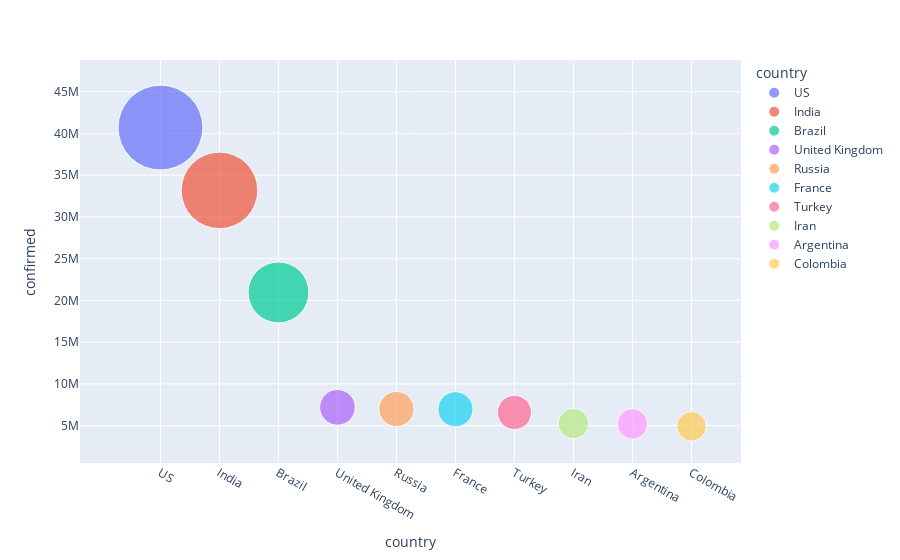

The notebook cell this image was saved under:
### Code cell
fig = px.scatter(sorted_country_df.head(10), x= 'country',y='confirmed',size= 'confirmed',color='country', hover_name='country',size_max=60)
fig.update_layout()
fig.show()

### Figure 1 — Plotly figure (JSON) as saved in the notebook; plotly's stock layout.template omitted (floating-point values rounded to 4 significant figures)
{"data": [{"hovertemplate": "<b>%{hovertext}</b><br><br>country=%{x}<br>confirmed=%{marker.size}<extra></extra>", "hovertext": ["US"], "legendgroup": "US", "marker": {"color": "#636efa", "size": [40696406], "sizemode": "area", "sizeref": 11300.0, "symbol": "circle"}, "mode": "markers", "name": "US", "orientation": "v", "showlegend": true, "type": "scatter", "x": ["US"], "xaxis": "x", "y": [40696406], "yaxis": "y"}, {"hovertemplate": "<b>%{hovertext}</b><br><br>country=%{x}<br>confirmed=%{marker.size}<extra></extra>", "hovertext": ["India"], "legendgroup": "India", "marker": {"color": "#EF553B", "size": [33174954], "sizemode": "area", "sizeref": 11300.0, "symbol": "circle"}, "mode": "markers", "name": "India", "orientation": "v", "showlegend": true, "type": "scatter", "x": ["India"], "xaxis": "x", "y": [33174954], "yaxis": "y"}, {"hovertemplate": "<b>%{hovertext}</b><br><br>country=%{x}<br>confirmed=%{marker.size}<extra></extra>", "hovertext": ["Brazil"], "legendgroup": "Brazil", "marker": {"color": "#00cc96", "size": [20958899], "sizemode": "area", "sizeref": 11300.0, "symbol": "circle"}, "mode": "markers", "name": "Brazil", "orientation": "v", "showlegend": true, "type": "scatter", "x": ["Brazil"], "xaxis": "x", "y": [20958899], "yaxis": "y"}, {"hovertemplate": "<b>%{hovertext}</b><br><br>country=%{x}<br>confirmed=%{marker.size}<extra></extra>", "hovertext": ["United Kingdom"], "legendgroup": "United Kingdom", "marker": {"color": "#ab63fa", "size": [7201962], "sizemode": "area", "sizeref": 11300.0, "symbol": "circle"}, "mode": "markers", "name": "United Kingdom", "orientation": "v", "showlegend": true, "type": "scatter", "x": ["United Kingdom"], "xaxis": "x", "y": [7201962], "yaxis": "y"}, {"hovertemplate": "<b>%{hovertext}</b><br><br>country=%{x}<br>confirmed=%{marker.size}<extra></extra>", "hovertext": ["Russia"], "legendgroup": "Russia", "marker": {"color": "#FFA15A", "size": [7000636], "sizemode": "area", "sizeref": 11300.0, "symbol": "circle"}, "mode": "markers", "name": "Russia", "orientation": "v", "showlegend": true, "type": "scatter", "x": ["Russia"], "xaxis": "x", "y": [7000636], "yaxis": "y"}, {"hovertemplate": "<b>%{hovertext}</b><br><br>country=%{x}<br>confirmed=%{marker.size}<extra></extra>", "hovertext": ["France"], "legendgroup": "France", "marker": {"color": "#19d3f3", "size": [6972934], "sizemode": "area", "sizeref": 11300.0, "symbol": "circle"}, "mode": "markers", "name": "France", "orientation": "v", "showlegend": true, "type": "scatter", "x": ["France"], "xaxis": "x", "y": [6972934], "yaxis": "y"}, {"hovertemplate": "<b>%{hovertext}</b><br><br>country=%{x}<br>confirmed=%{marker.size}<extra></extra>", "hovertext": ["Turkey"], "legendgroup": "Turkey", "marker": {"color": "#FF6692", "size": [6590384], "sizemode": "area", "sizeref": 11300.0, "symbol": "circle"}, "mode": "markers", "name": "Turkey", "orientation": "v", "showlegend": true, "type": "scatter", "x": ["Turkey"], "xaxis": "x", "y": [6590384], "yaxis": "y"}, {"hovertemplate": "<b>%{hovertext}</b><br><br>country=%{x}<br>confirmed=%{marker.size}<extra></extra>", "hovertext": ["Iran"], "legendgroup": "Iran", "marker": {"color": "#B6E880", "size": [5258913], "sizemode": "area", "sizeref": 11300.0, "symbol": "circle"}, "mode": "markers", "name": "Iran", "orientation": "v", "showlegend": true, "type": "scatter", "x": ["Iran"], "xaxis": "x", "y": [5258913], "yaxis": "y"}, {"hovertemplate": "<b>%{hovertext}</b><br><br>country=%{x}<br>confirmed=%{marker.size}<extra></extra>", "hovertext": ["Argentina"], "legendgroup": "Argentina", "marker": {"color": "#FF97FF", "size": [5218993], "sizemode": "area", "sizeref": 11300.0, "symbol": "circle"}, "mode": "markers", "name": "Argentina", "orientation": "v", "showlegend": true, "type": "scatter", "x": ["Argentina"], "xaxis": "x", "y": [5218993], "yaxis": "y"}, {"hovertemplate": "<b>%{hovertext}</b><br><br>country=%{x}<br>confirmed=%{marker.size}<extra></extra>", "hovertext": ["Colombia"], "legendgroup": "Colombia", "marker": {"color": "#FECB52", "size": [4925000], "sizemode": "area", "sizeref": 11300.0, "symbol": "circle"}, "mode": "markers", "name": "Colombia", "orientation": "v", "showlegend": true, "type": "scatter", "x": ["Colombia"], "xaxis": "x", "y": [4925000], "yaxis": "y"}], "layout": {"legend": {"itemsizing": "constant", "title": {"text": "country"}, "tracegroupgap": 0}, "margin": {"t": 60}, "xaxis": {"anchor": "y", "categoryarray": ["US", "India", "Brazil", "United Kingdom", "Russia", "France", "Turkey", "Iran", "Argentina", "Colombia"], "categoryorder": "array", "domain": [0, 1], "title": {"text": "country"}}, "yaxis": {"anchor": "x", "domain": [0, 1], "title": {"text": "confirmed"}}}}
